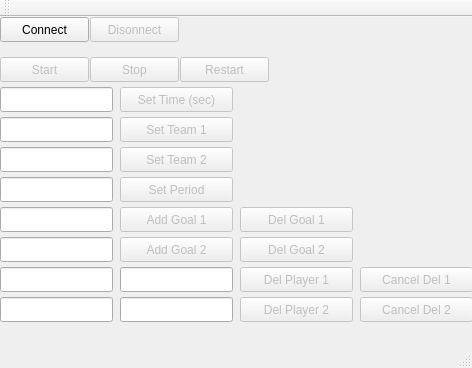
<?xml version="1.0" encoding="UTF-8"?>
<ui version="4.0">
 <class>MainWindow</class>
 <widget class="QMainWindow" name="MainWindow">
  <property name="geometry">
   <rect>
    <x>0</x>
    <y>0</y>
    <width>472</width>
    <height>368</height>
   </rect>
  </property>
  <property name="windowTitle">
   <string>Client</string>
  </property>
  <widget class="QWidget" name="centralWidget">
   <widget class="QPushButton" name="connectButton">
    <property name="geometry">
     <rect>
      <x>0</x>
      <y>0</y>
      <width>89</width>
      <height>25</height>
     </rect>
    </property>
    <property name="text">
     <string>Connect</string>
    </property>
   </widget>
   <widget class="QLineEdit" name="periodEdit">
    <property name="geometry">
     <rect>
      <x>0</x>
      <y>160</y>
      <width>113</width>
      <height>25</height>
     </rect>
    </property>
   </widget>
   <widget class="QPushButton" name="setPeriodButton">
    <property name="enabled">
     <bool>false</bool>
    </property>
    <property name="geometry">
     <rect>
      <x>120</x>
      <y>160</y>
      <width>113</width>
      <height>25</height>
     </rect>
    </property>
    <property name="text">
     <string>Set Period</string>
    </property>
   </widget>
   <widget class="QLineEdit" name="teamOneEdit">
    <property name="geometry">
     <rect>
      <x>0</x>
      <y>100</y>
      <width>113</width>
      <height>25</height>
     </rect>
    </property>
    <property name="font">
     <font>
      <pointsize>15</pointsize>
     </font>
    </property>
   </widget>
   <widget class="QPushButton" name="setTeamOneButton">
    <property name="enabled">
     <bool>false</bool>
    </property>
    <property name="geometry">
     <rect>
      <x>120</x>
      <y>100</y>
      <width>113</width>
      <height>25</height>
     </rect>
    </property>
    <property name="text">
     <string>Set Team 1</string>
    </property>
   </widget>
   <widget class="QPushButton" name="setTeamTwoButton">
    <property name="enabled">
     <bool>false</bool>
    </property>
    <property name="geometry">
     <rect>
      <x>120</x>
      <y>130</y>
      <width>113</width>
      <height>25</height>
     </rect>
    </property>
    <property name="text">
     <string>Set Team 2</string>
    </property>
   </widget>
   <widget class="QLineEdit" name="teamTwoEdit">
    <property name="geometry">
     <rect>
      <x>0</x>
      <y>130</y>
      <width>113</width>
      <height>25</height>
     </rect>
    </property>
    <property name="font">
     <font>
      <pointsize>15</pointsize>
     </font>
    </property>
   </widget>
   <widget class="QPushButton" name="diconnectButton">
    <property name="enabled">
     <bool>false</bool>
    </property>
    <property name="geometry">
     <rect>
      <x>90</x>
      <y>0</y>
      <width>89</width>
      <height>25</height>
     </rect>
    </property>
    <property name="text">
     <string>Disonnect</string>
    </property>
   </widget>
   <widget class="QLineEdit" name="goalOneEdit">
    <property name="geometry">
     <rect>
      <x>0</x>
      <y>190</y>
      <width>113</width>
      <height>25</height>
     </rect>
    </property>
   </widget>
   <widget class="QLineEdit" name="goalTwoEdit">
    <property name="geometry">
     <rect>
      <x>0</x>
      <y>220</y>
      <width>113</width>
      <height>25</height>
     </rect>
    </property>
   </widget>
   <widget class="QPushButton" name="addGoalTwoButton">
    <property name="enabled">
     <bool>false</bool>
    </property>
    <property name="geometry">
     <rect>
      <x>120</x>
      <y>220</y>
      <width>113</width>
      <height>25</height>
     </rect>
    </property>
    <property name="text">
     <string>Add Goal 2</string>
    </property>
   </widget>
   <widget class="QPushButton" name="addGoalOneButton">
    <property name="enabled">
     <bool>false</bool>
    </property>
    <property name="geometry">
     <rect>
      <x>120</x>
      <y>190</y>
      <width>113</width>
      <height>25</height>
     </rect>
    </property>
    <property name="text">
     <string>Add Goal 1</string>
    </property>
   </widget>
   <widget class="QPushButton" name="deleteGoalOneButton">
    <property name="enabled">
     <bool>false</bool>
    </property>
    <property name="geometry">
     <rect>
      <x>240</x>
      <y>190</y>
      <width>113</width>
      <height>25</height>
     </rect>
    </property>
    <property name="text">
     <string>Del Goal 1</string>
    </property>
   </widget>
   <widget class="QPushButton" name="deleteGoalTwoButton">
    <property name="enabled">
     <bool>false</bool>
    </property>
    <property name="geometry">
     <rect>
      <x>240</x>
      <y>220</y>
      <width>113</width>
      <height>25</height>
     </rect>
    </property>
    <property name="text">
     <string>Del Goal 2</string>
    </property>
   </widget>
   <widget class="QLineEdit" name="deletePlayerOneEdit">
    <property name="geometry">
     <rect>
      <x>0</x>
      <y>250</y>
      <width>113</width>
      <height>25</height>
     </rect>
    </property>
   </widget>
   <widget class="QLineEdit" name="deletePlayerTwoEdit">
    <property name="geometry">
     <rect>
      <x>0</x>
      <y>280</y>
      <width>113</width>
      <height>25</height>
     </rect>
    </property>
   </widget>
   <widget class="QPushButton" name="deletePlayerOneButton">
    <property name="enabled">
     <bool>false</bool>
    </property>
    <property name="geometry">
     <rect>
      <x>240</x>
      <y>250</y>
      <width>113</width>
      <height>25</height>
     </rect>
    </property>
    <property name="text">
     <string>Del Player 1</string>
    </property>
   </widget>
   <widget class="QPushButton" name="cancelDeletionOneButton">
    <property name="enabled">
     <bool>false</bool>
    </property>
    <property name="geometry">
     <rect>
      <x>360</x>
      <y>250</y>
      <width>113</width>
      <height>25</height>
     </rect>
    </property>
    <property name="text">
     <string>Cancel Del 1</string>
    </property>
   </widget>
   <widget class="QPushButton" name="deletePlayerTwoButton">
    <property name="enabled">
     <bool>false</bool>
    </property>
    <property name="geometry">
     <rect>
      <x>240</x>
      <y>280</y>
      <width>113</width>
      <height>25</height>
     </rect>
    </property>
    <property name="text">
     <string>Del Player 2</string>
    </property>
   </widget>
   <widget class="QPushButton" name="cancelDeletionTwoButton">
    <property name="enabled">
     <bool>false</bool>
    </property>
    <property name="geometry">
     <rect>
      <x>360</x>
      <y>280</y>
      <width>113</width>
      <height>25</height>
     </rect>
    </property>
    <property name="text">
     <string>Cancel Del 2</string>
    </property>
   </widget>
   <widget class="QLineEdit" name="deletePlayerTimeOneEdit">
    <property name="geometry">
     <rect>
      <x>120</x>
      <y>250</y>
      <width>113</width>
      <height>25</height>
     </rect>
    </property>
   </widget>
   <widget class="QLineEdit" name="deletePlayerTimeTwoEdit">
    <property name="geometry">
     <rect>
      <x>120</x>
      <y>280</y>
      <width>113</width>
      <height>25</height>
     </rect>
    </property>
   </widget>
   <widget class="QLineEdit" name="timeEdit">
    <property name="geometry">
     <rect>
      <x>0</x>
      <y>70</y>
      <width>113</width>
      <height>25</height>
     </rect>
    </property>
    <property name="font">
     <font>
      <pointsize>15</pointsize>
     </font>
    </property>
   </widget>
   <widget class="QPushButton" name="setTimeButton">
    <property name="enabled">
     <bool>false</bool>
    </property>
    <property name="geometry">
     <rect>
      <x>120</x>
      <y>70</y>
      <width>113</width>
      <height>25</height>
     </rect>
    </property>
    <property name="text">
     <string>Set Time (sec)</string>
    </property>
   </widget>
   <widget class="QPushButton" name="startButton">
    <property name="enabled">
     <bool>false</bool>
    </property>
    <property name="geometry">
     <rect>
      <x>0</x>
      <y>40</y>
      <width>89</width>
      <height>25</height>
     </rect>
    </property>
    <property name="text">
     <string>Start</string>
    </property>
   </widget>
   <widget class="QPushButton" name="stopButton">
    <property name="enabled">
     <bool>false</bool>
    </property>
    <property name="geometry">
     <rect>
      <x>90</x>
      <y>40</y>
      <width>89</width>
      <height>25</height>
     </rect>
    </property>
    <property name="text">
     <string>Stop</string>
    </property>
   </widget>
   <widget class="QPushButton" name="restartButton">
    <property name="enabled">
     <bool>false</bool>
    </property>
    <property name="geometry">
     <rect>
      <x>180</x>
      <y>40</y>
      <width>89</width>
      <height>25</height>
     </rect>
    </property>
    <property name="text">
     <string>Restart</string>
    </property>
   </widget>
  </widget>
  <widget class="QMenuBar" name="menuBar">
   <property name="geometry">
    <rect>
     <x>0</x>
     <y>0</y>
     <width>472</width>
     <height>22</height>
    </rect>
   </property>
  </widget>
  <widget class="QToolBar" name="mainToolBar">
   <attribute name="toolBarArea">
    <enum>TopToolBarArea</enum>
   </attribute>
   <attribute name="toolBarBreak">
    <bool>false</bool>
   </attribute>
  </widget>
  <widget class="QStatusBar" name="statusBar"/>
 </widget>
 <layoutdefault spacing="6" margin="11"/>
 <resources/>
 <connections/>
</ui>
